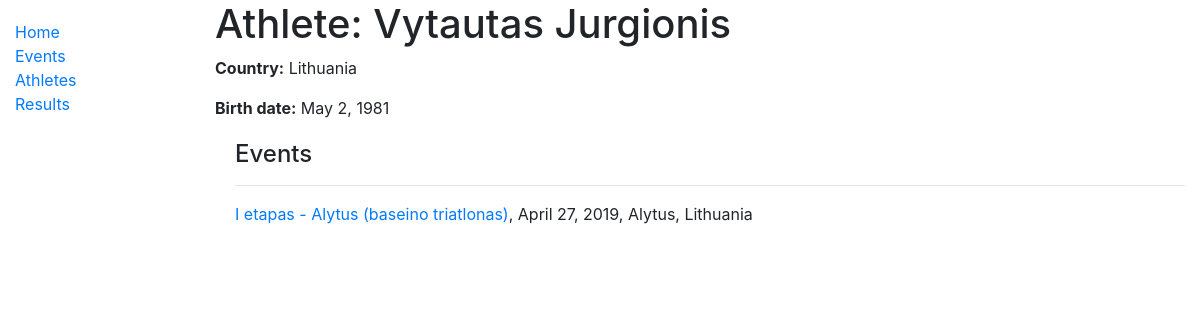
The app's page /triathlon/athlete/1 with its own data.
### triathlon/models.py (models this page shows, shortened)
class Athlete(models.Model):
    first_name = models.CharField(max_length=50)
    last_name = models.CharField(max_length=50)
    birth_date = models.DateField('birth date')
    age = models.IntegerField(null=True, blank=True,)
    MALE = 'M'
    FEMALE = 'F'
    CHOICES = (
        (MALE, 'Male'),
        (FEMALE, 'Female'),
    )
    gender = models.CharField(
        max_length=1,
        choices=CHOICES,
        default=MALE,
    )
    country = models.ForeignKey(
        Country,
        on_delete=models.SET_NULL,
        null=True,
    )
    headshot = models.ImageField(null=True, blank=True, upload_to="athlete_headshots/")
    class Meta:
        ordering = ['last_name']

class Country(models.Model):
    name = models.CharField(max_length=50)
    class Meta:
        verbose_name_plural = 'Countries'
    def __str__(self):
        return self.name

class Event(models.Model):
    name = models.CharField(max_length=200)
    event_date = models.DateField('event date')
    city = models.ForeignKey(
        City,
        on_delete=models.SET_NULL,
        null=True,
        blank=True,
    )
    athlete = models.ManyToManyField(Athlete, related_name='event', blank=True)
    def race_over(self):
        now = datetime(timezone.now().year, timezone.now().month, timezone.now().day)
        d = self.event_date
        dt = datetime(d.year, d.month, d.day)
        return now <= dt <= now
    race_over.admin_order_field = 'event_date'
    race_over.boolean = True
    race_over.short_description = 'Race over?'
    def get_absolute_url(self):
        return reverse('event-detail', args=[str(self.id)])
    class Meta:
        ordering = ['event_date']

class City(models.Model):
    name = models.CharField(max_length=50)
    class Meta:
        verbose_name_plural = 'Cities'
    country = models.ForeignKey(
        Country,
        related_name='city',
        on_delete=models.CASCADE,
        null=True,
    )
    def __str__(self):
        return "%s, %s" % (self.name, self.country)

### triathlon/views.py (the view)
# urls.py: path('athlete/<int:pk>', views.AthleteDetailView.as_view(), name='athlete-detail'),
class AthleteDetailView(generic.DetailView):
    model = Athlete
    paginate_by = 10

### triathlon/templates/triathlon/athlete_detail.html
{% extends "base_generic.html" %}
{% block content %}
  <h1>Athlete: {{ athlete.first_name }} {{ athlete.last_name }}</h1>
  <p><strong>Country:</strong> {{ athlete.country }}</p>
  <p><strong>Birth date:</strong> {{ athlete.birth_date }}</p>
  <div style="margin-left:20px;margin-top:20px">
    <h4>Events</h4>
     {% for event in athlete.event.all %}
      <hr>
      <p class="text-default"><a href="{{ event.get_absolute_url }}">{{ event.name }}</a>, {{event.event_date}}, {{event.city}}</p>
    {% endfor %}
  </div>
{% endblock %}

### records on screen
Athlete: first_name "Vytautas", last_name "Jurgionis", country "Lithuania", birth_date "May 2, 1981"
Event: name "I etapas - Alytus (baseino triatlonas)", event_date "April 27, 2019", city "Alytus, Lithuania"
